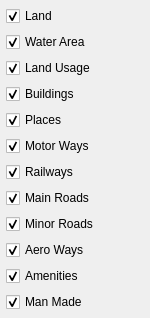
<?xml version="1.0" encoding="UTF-8"?>
<ui version="4.0">
 <class>MapFilterWidget</class>
 <widget class="QWidget" name="MapFilterWidget">
  <property name="geometry">
   <rect>
    <x>0</x>
    <y>0</y>
    <width>150</width>
    <height>294</height>
   </rect>
  </property>
  <property name="minimumSize">
   <size>
    <width>150</width>
    <height>0</height>
   </size>
  </property>
  <property name="windowTitle">
   <string>Map Filter</string>
  </property>
  <layout class="QVBoxLayout" name="verticalLayout">
   <property name="spacing">
    <number>6</number>
   </property>
   <property name="leftMargin">
    <number>6</number>
   </property>
   <property name="topMargin">
    <number>6</number>
   </property>
   <property name="rightMargin">
    <number>6</number>
   </property>
   <property name="bottomMargin">
    <number>6</number>
   </property>
   <item>
    <widget class="QCheckBox" name="checkBoxLand">
     <property name="text">
      <string>Land</string>
     </property>
     <property name="checked">
      <bool>true</bool>
     </property>
     <property name="tristate">
      <bool>false</bool>
     </property>
    </widget>
   </item>
   <item>
    <widget class="QCheckBox" name="checkBoxWaterArea">
     <property name="text">
      <string>Water Area</string>
     </property>
     <property name="checked">
      <bool>true</bool>
     </property>
     <property name="tristate">
      <bool>true</bool>
     </property>
    </widget>
   </item>
   <item>
    <widget class="QCheckBox" name="checkBoxLandUsage">
     <property name="text">
      <string>Land Usage</string>
     </property>
     <property name="checked">
      <bool>true</bool>
     </property>
     <property name="tristate">
      <bool>true</bool>
     </property>
    </widget>
   </item>
   <item>
    <widget class="QCheckBox" name="checkBoxBuildings">
     <property name="text">
      <string>Buildings</string>
     </property>
     <property name="checked">
      <bool>true</bool>
     </property>
     <property name="tristate">
      <bool>true</bool>
     </property>
    </widget>
   </item>
   <item>
    <widget class="QCheckBox" name="checkBoxPlaces">
     <property name="text">
      <string>Places</string>
     </property>
     <property name="checked">
      <bool>true</bool>
     </property>
     <property name="tristate">
      <bool>true</bool>
     </property>
    </widget>
   </item>
   <item>
    <widget class="QCheckBox" name="checkBoxMotorWays">
     <property name="text">
      <string>Motor Ways</string>
     </property>
     <property name="checked">
      <bool>true</bool>
     </property>
     <property name="tristate">
      <bool>true</bool>
     </property>
    </widget>
   </item>
   <item>
    <widget class="QCheckBox" name="checkBoxRailways">
     <property name="text">
      <string>Railways</string>
     </property>
     <property name="checked">
      <bool>true</bool>
     </property>
     <property name="tristate">
      <bool>true</bool>
     </property>
    </widget>
   </item>
   <item>
    <widget class="QCheckBox" name="checkBoxMainRoads">
     <property name="text">
      <string>Main Roads</string>
     </property>
     <property name="checked">
      <bool>true</bool>
     </property>
     <property name="tristate">
      <bool>true</bool>
     </property>
    </widget>
   </item>
   <item>
    <widget class="QCheckBox" name="checkBoxMinorRoads">
     <property name="text">
      <string>Minor Roads</string>
     </property>
     <property name="checked">
      <bool>true</bool>
     </property>
     <property name="tristate">
      <bool>true</bool>
     </property>
    </widget>
   </item>
   <item>
    <widget class="QCheckBox" name="checkBoxAeroWays">
     <property name="text">
      <string>Aero Ways</string>
     </property>
     <property name="checked">
      <bool>true</bool>
     </property>
     <property name="tristate">
      <bool>true</bool>
     </property>
    </widget>
   </item>
   <item>
    <widget class="QCheckBox" name="checkBoxAmenities">
     <property name="text">
      <string>Amenities</string>
     </property>
     <property name="checked">
      <bool>true</bool>
     </property>
     <property name="tristate">
      <bool>true</bool>
     </property>
    </widget>
   </item>
   <item>
    <widget class="QCheckBox" name="checkBoxManMade">
     <property name="text">
      <string>Man Made</string>
     </property>
     <property name="checked">
      <bool>true</bool>
     </property>
     <property name="tristate">
      <bool>true</bool>
     </property>
    </widget>
   </item>
   <item>
    <spacer name="verticalSpacer">
     <property name="orientation">
      <enum>Qt::Vertical</enum>
     </property>
     <property name="sizeHint" stdset="0">
      <size>
       <width>20</width>
       <height>40</height>
      </size>
     </property>
    </spacer>
   </item>
  </layout>
 </widget>
 <resources/>
 <connections/>
</ui>
